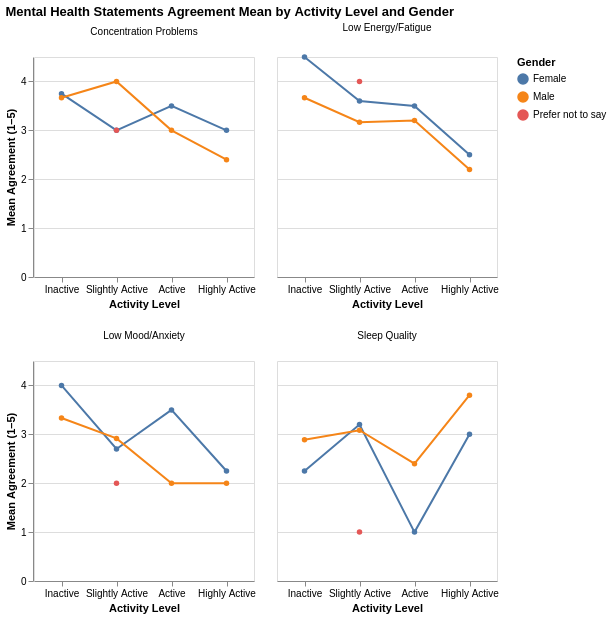

Notebook cell for this chart:
### Code cell
df_mh = df.rename(columns=mh_map).copy()

gender_map = {
    "Feminino": "Female",
    "Masculino": "Male",
    "Prefiro não dizer": "Prefer not to say"
}
df_mh["gender"] = df_mh["gender"].map(gender_map).fillna(df_mh["gender"])

df_mh_mean_gender = (
    df_mh.groupby(["activity_level", "gender"], dropna=False)[parsed_mental_health_columns]
    .mean()
    .reset_index()
)

df_mh_long_gender = df_mh_mean_gender.melt(
    id_vars=["activity_level", "gender"],
    var_name="Mental Health Aspect",
    value_name="Mean"
).dropna(subset=["activity_level"])

base = (
    alt.Chart(df_mh_long_gender)
    .mark_line(point=True)
    .encode(
        x=alt.X("activity_level:N", title="Activity Level", axis=alt.Axis(labelAngle=0), sort=levels_order),
        y=alt.Y("Mean:Q", title="Mean Agreement (1–5)"),
        color=alt.Color("gender:N", title="Gender"),
        tooltip=["activity_level:N", "gender:N", "Mental Health Aspect:N", alt.Tooltip("Mean:Q", format=".2f")]
    )
    .properties(width=220, height=220)
)

chart_mh_lines = base.facet(
    facet=alt.Facet("Mental Health Aspect:N", title=None, header=alt.Header(labelAngle=0, labelAlign="center")),
    columns=2  # define 2 facets por linha
).properties(
    title="Mental Health Statements Agreement Mean by Activity Level and Gender"
).resolve_scale(x="independent")

chart_mh_lines

### Figure 1 — Vega-Lite specification as saved in the notebook (floating-point values rounded to 4 significant figures)
{"config": {"view": {"continuousWidth": 300, "continuousHeight": 300}}, "data": {"name": "data-c48b4f4e4a02ff51e9210575a0ea3399"}, "facet": {"field": "Mental Health Aspect", "header": {"labelAlign": "center", "labelAngle": 0}, "title": null, "type": "nominal"}, "spec": {"mark": {"type": "line", "point": true}, "encoding": {"color": {"field": "gender", "title": "Gender", "type": "nominal"}, "tooltip": [{"field": "activity_level", "type": "nominal"}, {"field": "gender", "type": "nominal"}, {"field": "Mental Health Aspect", "type": "nominal"}, {"field": "Mean", "format": ".2f", "type": "quantitative"}], "x": {"axis": {"labelAngle": 0}, "field": "activity_level", "sort": ["Inactive", "Slightly Active", "Active", "Highly Active"], "title": "Activity Level", "type": "nominal"}, "y": {"field": "Mean", "title": "Mean Agreement (1–5)", "type": "quantitative"}}, "height": 220, "width": 220}, "columns": 2, "resolve": {"scale": {"x": "independent"}}, "title": "Mental Health Statements Agreement Mean by Activity Level and Gender", "$schema": "https://vega.github.io/schema/vega-lite/v5.20.1.json", "datasets": {"data-c48b4f4e4a02ff51e9210575a0ea3399": [{"activity_level": "Active", "gender": "Female", "Mental Health Aspect": "Concentration Problems", "Mean": 3.5}, {"activity_level": "Active", "gender": "Male", "Mental Health Aspect": "Concentration Problems", "Mean": 3.0}, {"activity_level": "Highly Active", "gender": "Female", "Mental Health Aspect": "Concentration Problems", "Mean": 3.0}, {"activity_level": "Highly Active", "gender": "Male", "Mental Health Aspect": "Concentration Problems", "Mean": 2.4}, {"activity_level": "Inactive", "gender": "Female", "Mental Health Aspect": "Concentration Problems", "Mean": 3.75}, {"activity_level": "Inactive", "gender": "Male", "Mental Health Aspect": "Concentration Problems", "Mean": 3.667}, {"activity_level": "Slightly Active", "gender": "Female", "Mental Health Aspect": "Concentration Problems", "Mean": 3.0}, {"activity_level": "Slightly Active", "gender": "Male", "Mental Health Aspect": "Concentration Problems", "Mean": 4.0}, {"activity_level": "Slightly Active", "gender": "Prefer not to say", "Mental Health Aspect": "Concentration Problems", "Mean": 3.0}, {"activity_level": "Active", "gender": "Female", "Mental Health Aspect": "Low Energy/Fatigue", "Mean": 3.5}, {"activity_level": "Active", "gender": "Male", "Mental Health Aspect": "Low Energy/Fatigue", "Mean": 3.2}, {"activity_level": "Highly Active", "gender": "Female", "Mental Health Aspect": "Low Energy/Fatigue", "Mean": 2.5}, {"activity_level": "Highly Active", "gender": "Male", "Mental Health Aspect": "Low Energy/Fatigue", "Mean": 2.2}, {"activity_level": "Inactive", "gender": "Female", "Mental Health Aspect": "Low Energy/Fatigue", "Mean": 4.5}, {"activity_level": "Inactive", "gender": "Male", "Mental Health Aspect": "Low Energy/Fatigue", "Mean": 3.667}, {"activity_level": "Slightly Active", "gender": "Female", "Mental Health Aspect": "Low Energy/Fatigue", "Mean": 3.6}, {"activity_level": "Slightly Active", "gender": "Male", "Mental Health Aspect": "Low Energy/Fatigue", "Mean": 3.167}, {"activity_level": "Slightly Active", "gender": "Prefer not to say", "Mental Health Aspect": "Low Energy/Fatigue", "Mean": 4.0}, {"activity_level": "Active", "gender": "Female", "Mental Health Aspect": "Sleep Quality", "Mean": 1.0}, {"activity_level": "Active", "gender": "Male", "Mental Health Aspect": "Sleep Quality", "Mean": 2.4}, {"activity_level": "Highly Active", "gender": "Female", "Mental Health Aspect": "Sleep Quality", "Mean": 3.0}, {"activity_level": "Highly Active", "gender": "Male", "Mental Health Aspect": "Sleep Quality", "Mean": 3.8}, {"activity_level": "Inactive", "gender": "Female", "Mental Health Aspect": "Sleep Quality", "Mean": 2.25}, {"activity_level": "Inactive", "gender": "Male", "Mental Health Aspect": "Sleep Quality", "Mean": 2.889}, {"activity_level": "Slightly Active", "gender": "Female", "Mental Health Aspect": "Sleep Quality", "Mean": 3.2}, {"activity_level": "Slightly Active", "gender": "Male", "Mental Health Aspect": "Sleep Quality", "Mean": 3.083}, {"activity_level": "Slightly Active", "gender": "Prefer not to say", "Mental Health Aspect": "Sleep Quality", "Mean": 1.0}, {"activity_level": "Active", "gender": "Female", "Mental Health Aspect": "Low Mood/Anxiety", "Mean": 3.5}, {"activity_level": "Active", "gender": "Male", "Mental Health Aspect": "Low Mood/Anxiety", "Mean": 2.0}, {"activity_level": "Highly Active", "gender": "Female", "Mental Health Aspect": "Low Mood/Anxiety", "Mean": 2.25}, {"activity_level": "Highly Active", "gender": "Male", "Mental Health Aspect": "Low Mood/Anxiety", "Mean": 2.0}, {"activity_level": "Inactive", "gender": "Female", "Mental Health Aspect": "Low Mood/Anxiety", "Mean": 4.0}, {"activity_level": "Inactive", "gender": "Male", "Mental Health Aspect": "Low Mood/Anxiety", "Mean": 3.333}, {"activity_level": "Slightly Active", "gender": "Female", "Mental Health Aspect": "Low Mood/Anxiety", "Mean": 2.7}, {"activity_level": "Slightly Active", "gender": "Male", "Mental Health Aspect": "Low Mood/Anxiety", "Mean": 2.917}, {"activity_level": "Slightly Active", "gender": "Prefer not to say", "Mental Health Aspect": "Low Mood/Anxiety", "Mean": 2.0}]}}
